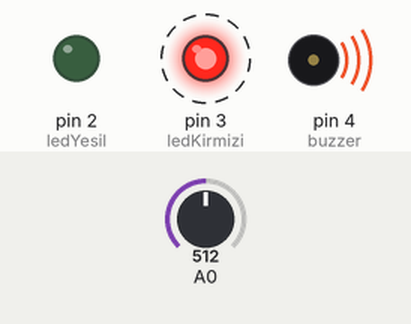
The sketch below on a simulated Arduino Uno, built with avr-gcc and run on an emulated ATmega328P. Shown: output pins drawn as LEDs (lit = HIGH), buzzer (waves = sounding, pin HIGH). Dashed ring = blinking. The test bench sets the inputs (shaded band); at power-on: A0 = 512.

Above: at 0.1 s.
Timing chart, 0 to 3.0 s (numbered marks = the images above):
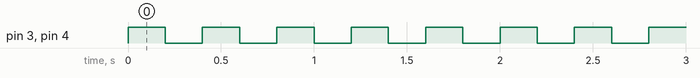

Measured:
- by itself, pin 3 (ledKirmizi), pin 4 (buzzer): alternates HIGH for 0.20 s and LOW for 0.20 s

The sketch:

Kod.ino
```cpp
int alev = 8;
int ledYesil = 2;
int ledKirmizi = 3;
int buzzer = 4;
void setup() {
  pinMode(alev, INPUT);
  pinMode(ledYesil, OUTPUT);
  pinMode(ledKirmizi, OUTPUT);
  pinMode(buzzer, OUTPUT);
}
void loop() {
  if (analogRead(A0) > 200 || digitalRead(9)==0)
    AlarmVer(200);  // Gaz Veya Alev Varsa
  else //Yoksa
    AlarmYok();
}
void AlarmVer(int sure) {
  digitalWrite(ledYesil, 0);
  for (int i = 0; i < 10; i++) {
    digitalWrite(buzzer, 1);
    digitalWrite(ledKirmizi, 1);
    delay(sure);
    digitalWrite(ledKirmizi, 0);
    digitalWrite(buzzer, 0);
    delay(sure);
  }
}
void AlarmYok() {
  digitalWrite(ledYesil, 1);
  digitalWrite(buzzer, 0);
  digitalWrite(ledKirmizi, 0);
}
```
